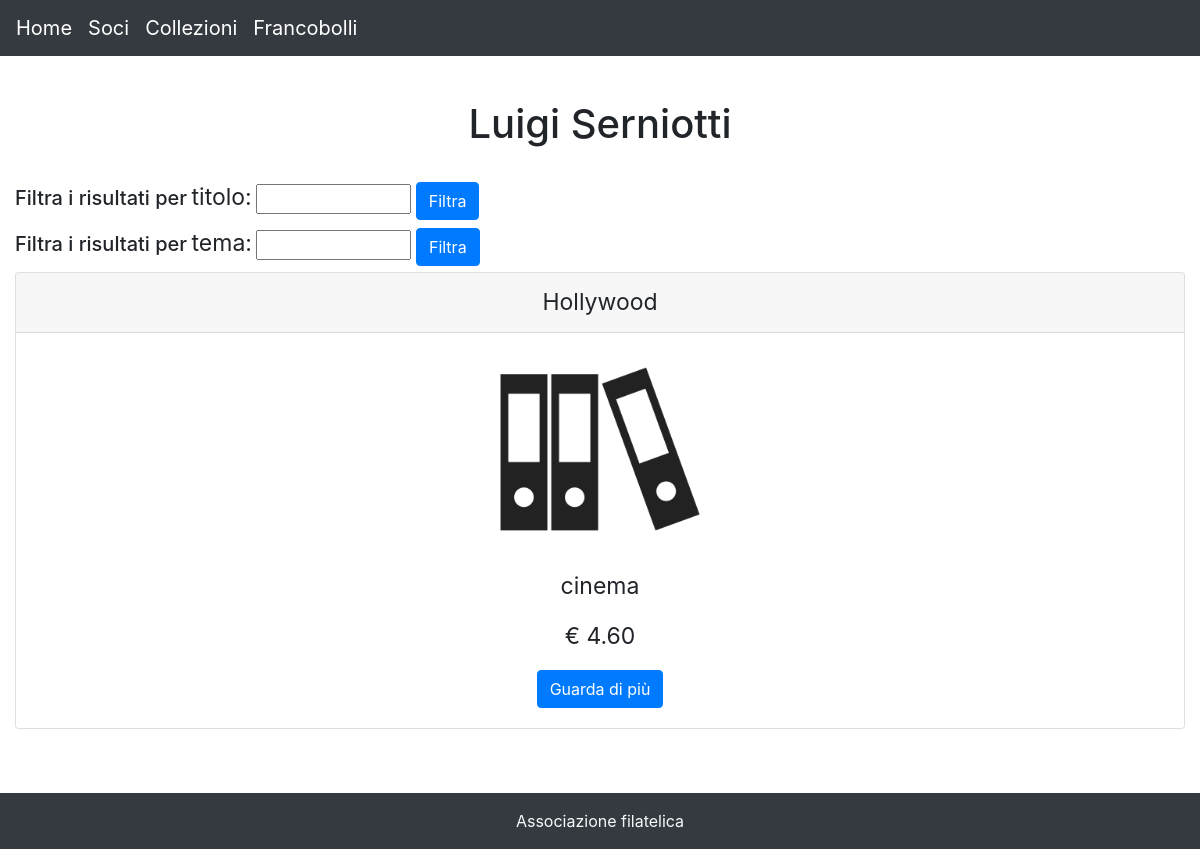
The app's page /collection.php?id=2 with its own data.
### tables this page shows
CREATE TABLE collezionisti(
  id INT PRIMARY KEY AUTO_INCREMENT,
  nome VARCHAR(30) NOT NULL,
  cognome VARCHAR(30) NOT NULL,
  genere ENUM ("M", "F")
);

CREATE TABLE collezioni(
  id INT PRIMARY KEY AUTO_INCREMENT,
  titolo VARCHAR(50) NOT NULL,
  collezionista INT NOT NULL,
  tema VARCHAR(30) NOT NULL,
  FOREIGN KEY(collezionista) REFERENCES collezionisti(id)
);

### collection.php (the view, shortened to what this page needs)
<?php
require "libs/dbconnection.php";
$count = $card = 0;
if (isset($_GET['id'])) {
  $isCollection = 1; $id = $_GET['id'];
  try {
    if (isset($_POST['title'])){
      $titolo = '"%'.$_POST['title'].'%"';
      $sql = "SELECT * FROM prezzoCollezione WHERE collezionista = $id AND titolo LIKE $titolo";
    } else if (isset($_POST['topic'])){
      $tema = '"%'.$_POST['topic'].'%"';
      $sql = "SELECT * FROM prezzoCollezione WHERE collezionista = $id AND tema LIKE $tema";
    } else {
      $sql = "SELECT * FROM prezzoCollezione WHERE collezionista = $id";
    }
    $rs = $dbConnection->query($sql);
  } catch (PDOException $e) {
    die('Errore nella lettura delle collezioni.');
  }
  try {
    $sqlName = "SELECT * FROM collezionisti WHERE id = $id";
    $rsName = $dbConnection->query($sqlName);
  } catch (PDOException $e) {
    die('Errore nella lettura dei collezionisti.');
  }
  while($rowName = $rsName->fetch()){
    $title = $rowName['nome'] . " " . $rowName['cognome'];
    break;
  }
}
require "libs/header.php";
?>
<br><h1 class="text-center"><?= $title ?></h1><br>
<?php if($isCollection == 1){ $action = "collection.php?id=".$id;} else { $action = "collection.php"; } ?>
<div>
  <form action="<?= $action ?>" method="post">
    <label><h5>Filtra i risultati per </h5></label>
    <label>titolo:</label>
    <input type="text" name="title" style="width:155px">
    <input type="submit" value="Filtra" class="btn btn-primary">
  </form>
</div>
<div>
  <form action="<?= $action ?>" method="post">
    <label><h5>Filtra i risultati per </h5></label>
    <label>tema:</label>
    <input type="text" name="topic" style="width:155px">
    <input type="submit" value="Filtra" class="btn btn-primary">
  </form>
</div>
<?php while ($row = $rs->fetch()) : ?>
  <?php if($card % 4 == 0): ?> <div class="card-deck"> <?php endif; ?>
    <div class="card text-center" style="width: 25rem;">
      <div class="card-header" style="text-align: center;font-size:23px"><?php echo $row['titolo']; ?></div><p></p>
      <div class="card-img-top"> <img src="media/collezione.png" width="200" height="200"> </div>
      <div class="card-body">
        <p><?= $row['tema'] ?></p>
        <p>€ <?= $row['prezzo'] ?></p>
        <a href="poststamp.php?id=<?= $row['id'] ?>" class="btn btn-primary">Guarda di più</a>
      </div>
    </div>
<?php $card = $card + 1; $count = $count + 1; endwhile; ?>
</div><br><br>
<?php require "libs/footer.php"; ?>

### libs/header.php (style rules this page uses)
p, label { font-size:23px }

### records on screen
collezionisti: title "Luigi Serniotti"
collezioni: titolo "Hollywood", tema "cinema", prezzo "4.60"
